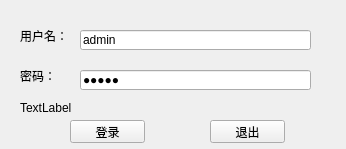
<?xml version="1.0" encoding="UTF-8"?>
<ui version="4.0">
 <class>LoginDlg</class>
 <widget class="QWidget" name="LoginDlg">
  <property name="geometry">
   <rect>
    <x>0</x>
    <y>0</y>
    <width>346</width>
    <height>149</height>
   </rect>
  </property>
  <property name="windowTitle">
   <string>LoginDlg</string>
  </property>
  <widget class="QLabel" name="m_pNameLabel">
   <property name="geometry">
    <rect>
     <x>20</x>
     <y>30</y>
     <width>54</width>
     <height>12</height>
    </rect>
   </property>
   <property name="text">
    <string>用户名：</string>
   </property>
  </widget>
  <widget class="QLabel" name="m_pPasswordLabel">
   <property name="geometry">
    <rect>
     <x>20</x>
     <y>70</y>
     <width>54</width>
     <height>12</height>
    </rect>
   </property>
   <property name="text">
    <string>密码：</string>
   </property>
  </widget>
  <widget class="QLineEdit" name="m_pNameEdit">
   <property name="geometry">
    <rect>
     <x>80</x>
     <y>30</y>
     <width>231</width>
     <height>20</height>
    </rect>
   </property>
   <property name="text">
    <string>admin</string>
   </property>
  </widget>
  <widget class="QLineEdit" name="m_pPasswordEdit">
   <property name="geometry">
    <rect>
     <x>80</x>
     <y>70</y>
     <width>231</width>
     <height>20</height>
    </rect>
   </property>
   <property name="text">
    <string>12345</string>
   </property>
   <property name="echoMode">
    <enum>QLineEdit::Password</enum>
   </property>
  </widget>
  <widget class="QPushButton" name="m_pLoginBtn">
   <property name="geometry">
    <rect>
     <x>70</x>
     <y>120</y>
     <width>75</width>
     <height>23</height>
    </rect>
   </property>
   <property name="text">
    <string>登录</string>
   </property>
  </widget>
  <widget class="QPushButton" name="m_pQuitBtn">
   <property name="geometry">
    <rect>
     <x>210</x>
     <y>120</y>
     <width>75</width>
     <height>23</height>
    </rect>
   </property>
   <property name="text">
    <string>退出</string>
   </property>
  </widget>
  <widget class="QLabel" name="m_pTipLabel">
   <property name="geometry">
    <rect>
     <x>20</x>
     <y>100</y>
     <width>291</width>
     <height>16</height>
    </rect>
   </property>
   <property name="text">
    <string>TextLabel</string>
   </property>
  </widget>
 </widget>
 <layoutdefault spacing="6" margin="11"/>
 <resources/>
 <connections>
  <connection>
   <sender>m_pQuitBtn</sender>
   <signal>clicked()</signal>
   <receiver>LoginDlg</receiver>
   <slot>close()</slot>
   <hints>
    <hint type="sourcelabel">
     <x>259</x>
     <y>129</y>
    </hint>
    <hint type="destinationlabel">
     <x>321</x>
     <y>112</y>
    </hint>
   </hints>
  </connection>
 </connections>
</ui>
